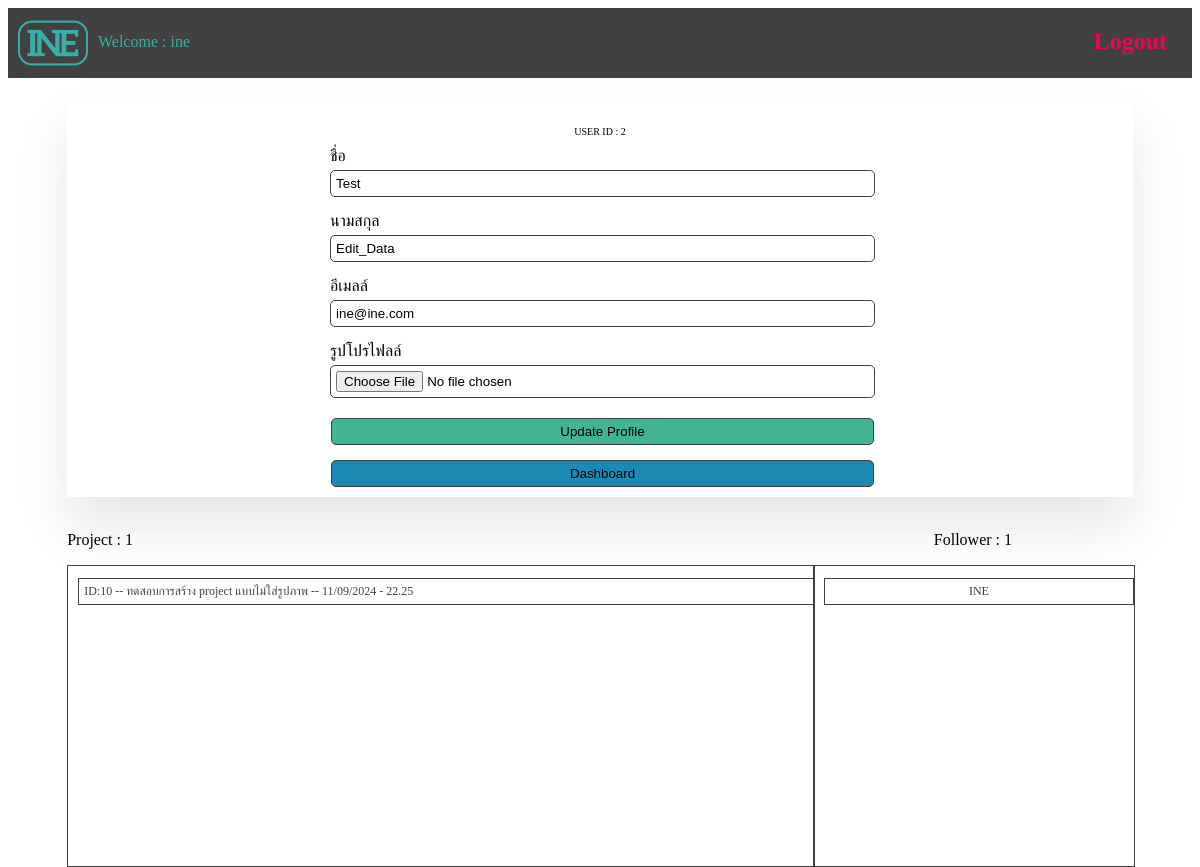
The app's page /dashboard/ine/profile/ (signed in), older data.
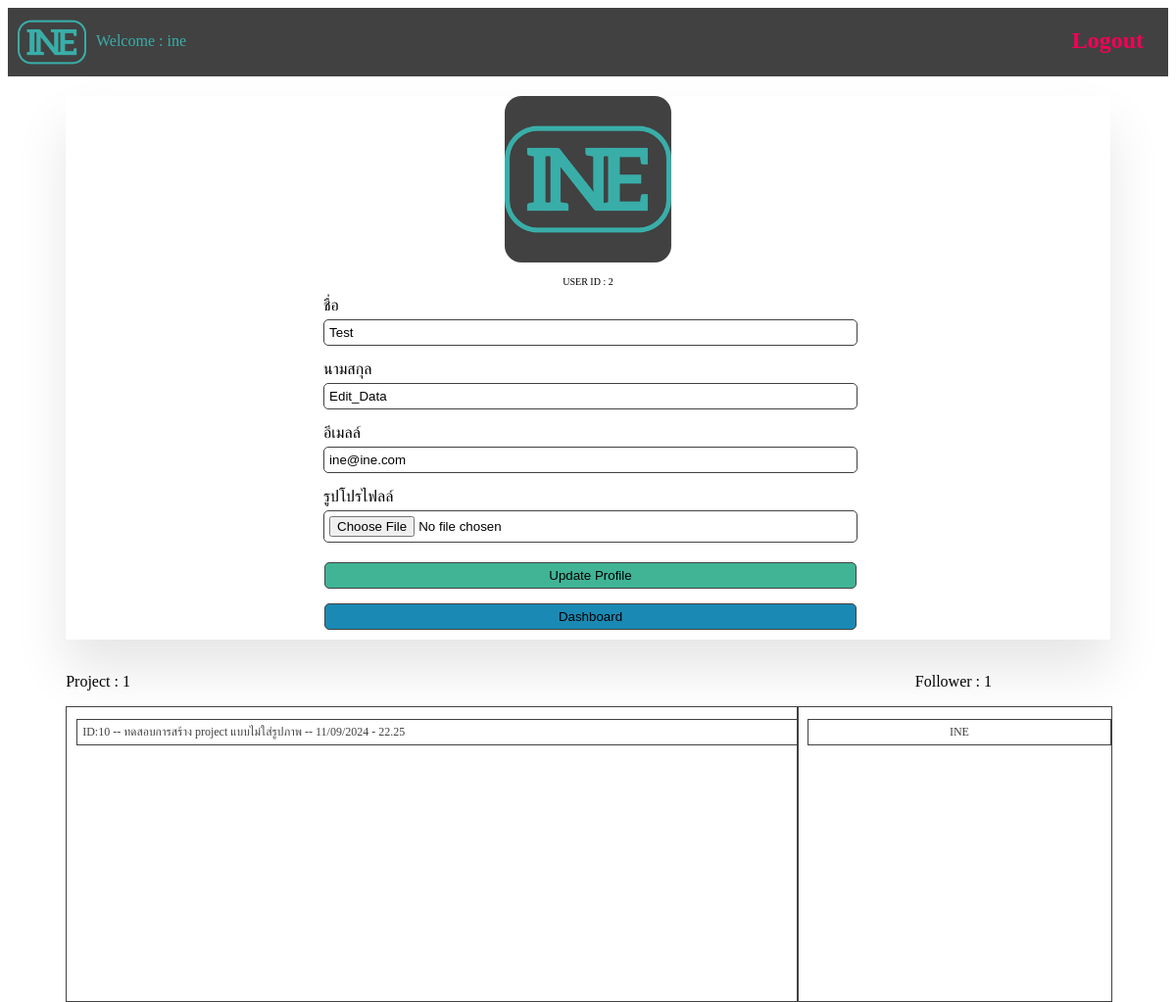
The same page, newer data.
### INEapp/models.py (models this page shows, shortened)
class DataUser(models.Model):
    data_user = models.OneToOneField(User,on_delete=models.CASCADE,null=False)
    member_user = models.BooleanField(default=False)
    image_profile = models.ImageField(upload_to='media/profile',null=True,blank=True)
    following = models.ManyToManyField(User,related_name='follow',blank=True)
    def count_follow(self):
        return self.following.count()

### INEapp/views.py (the view)
# urls.py: path('dashboard/<str:name>/profile/',profile,name='profile'),
@login_required(login_url='/')
def profile(request,name):
    if request.method == 'POST':
        if request.POST.get('btn-update') is not None: #start
            if request.FILES.get('image_profile') is not None:
                edit_image = DataUser.objects.get(data_user_id = request.user.id)
                edit_image.image_profile.delete()
                edit_image.image_profile = request.FILES['image_profile']
                edit_image.save() ; del edit_image
            else:pass
            edit_data = User.objects.get(id=request.user.id)
            edit_data.first_name = request.POST['first_name']
            edit_data.last_name = request.POST['last_name']
            edit_data.email = request.POST['email']
            edit_data.save() ; del edit_data
            return redirect(reverse('profile',kwargs={'name':name}))
        if request.POST.get('btn-back-to-dashboard') is not None: # beck
            return redirect(reverse('dashboard',kwargs={'name':name}))
    else:
        user = User.objects.get(username=request.user)
        data_image = DataUser.objects.get(data_user_id = request.user.id)
        data_user = FormEditUser(instance=user)
        form_image = FormEditDatauser()
        view_idea = Idea.objects.filter(key_user_id=request.user.id)
        context = {'name':name,'data':data_user,'form_img':form_image,'img':data_image,'idea':view_idea}
        del user,data_image,data_user,form_image,view_idea
        return render(request,'profile.html',context)

### INEapp/form.py
class FormEditUser(ModelForm):
    class Meta:
        model = User
        fields = ['first_name','last_name','email']
        widgets = {
            'email':forms.EmailInput(attrs={
                'readonly':'true'
            })
        }

class FormEditDatauser(ModelForm):
    class Meta:
        model = DataUser
        fields = ['image_profile']

### template/profile.html (shortened to what this page needs)
{% load static %}
<!DOCTYPE html>
<html lang="en">
<head>
    <link rel="stylesheet" href="{% static 'style/main.css' %}">
    <link rel="stylesheet" href="{% static 'style/profile.css' %}">
</head>
<body>
    <div class="menubar">
        <img src="{% static 'image/INE.png' %}" alt="logo" class="image_logo"><p class="text_logo">Welcome : {{ name }}</p>
        <a href="/logout/"><h2 class="logout_button">Logout</h2></a>
    </div>
    <div id="div-profile">
        <div id="div-columns">
            {% if img.image_profile %}
                <img src="/static/{{img.image_profile}}/" alt="" id="img-profile">
            {% else %}
                <img src="https://cdn4.iconfinder.com/data/icons/web-ui-color/128/Account-512.png" alt="" id="img-profile">
            {% endif %}
            <br><p style="font-size: 10px;">USER ID : {{ user.id }}</p>
            <form action="" method="POST" enctype="multipart/form-data">
                <label for="">ชื่อ</label><br>{{ data.first_name }}<br>
                <label for="">นามสกุล</label><br>{{ data.last_name }}<br>
                <label for="">อีเมลล์</label><br>{{ data.email }}<br>
                <label for="">รูปโปรไฟลล์</label><br>{{ form_img.image_profile }}<br>
                <input type="submit" value="Update Profile" name="btn-update" id="btn_update">
                <input type="submit" value="Dashboard" name="btn-back-to-dashboard" id="btn_back">
            </form>
        </div>
        <br>
        <div id="div-columns">
            <div class="div_view_project">
                <p>Project : {{idea.count}}</p>
                <div id="scroll">
                    {% for ideas in idea %}
                    <ul id="list_idea">
                        <a href="{% url 'idea' name ideas.id %}"><li>
                            ID:{{ideas.id}} -- {{ideas.idea_name}} -- {{ideas.idea_datetime|date:'j/m/Y - G.i'}}
                        </li></a>
                    </ul>
                {% endfor %}
                </div>
            </div>
            <div class="div_view_follow">
                <p>Follower : {{img.count_follow}}</p>
                <div id="scroll">
                    {% for friend in img.following.all %}
                        <ul id="list_idea">
                            <a href="{% url 'following' friend.id %}"><li>{{friend.username}}</li></a>
                        </ul>
                    {% endfor %}
                </div>
            </div>
        </div>
    </div>
</body>
</html>

Row changes from the older to the newer data that the page shows:
changed DataUser id 1: image_profile: picture added
